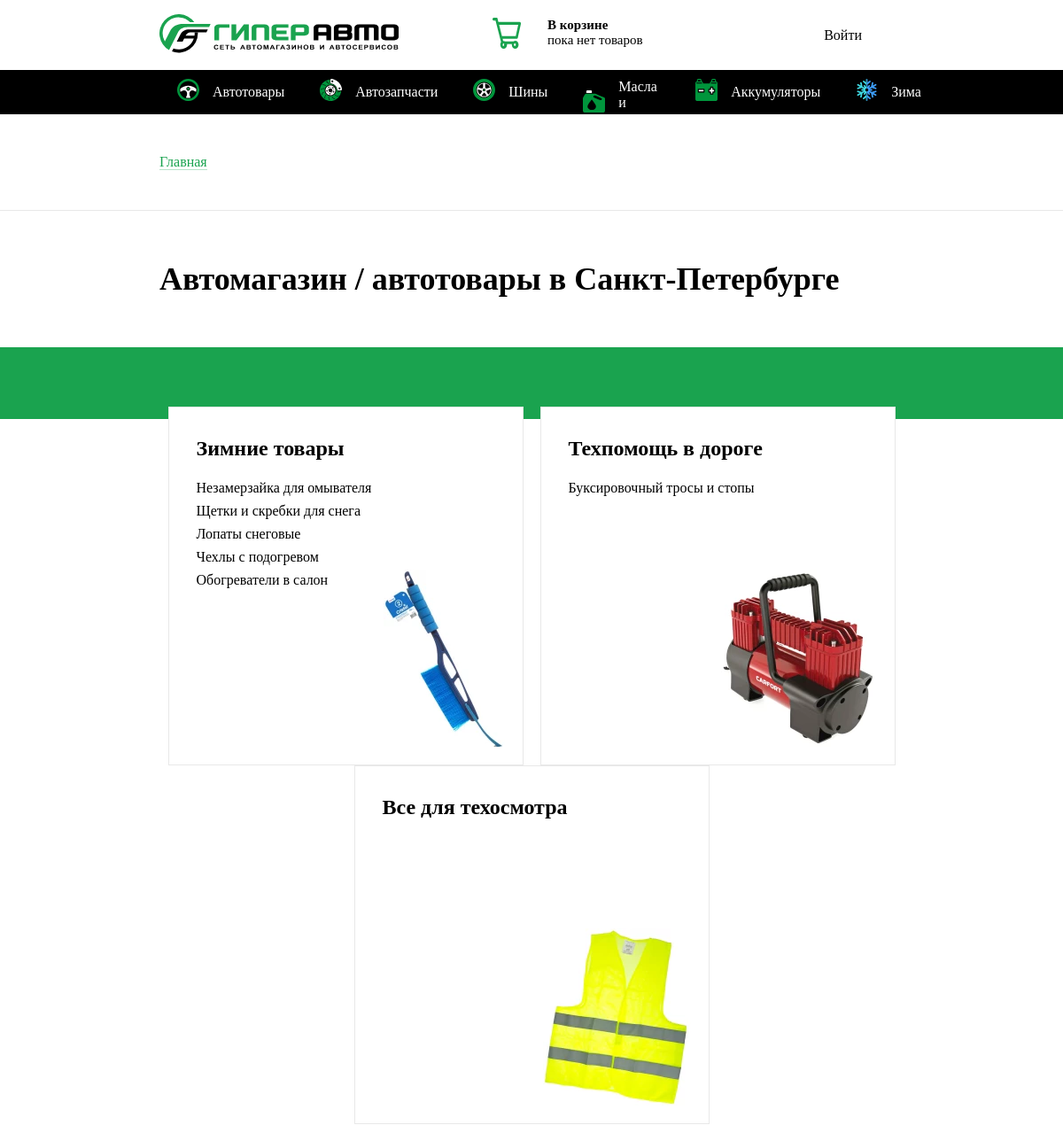
Page /autotovars.php on the committed database.
### tables this page shows
CREATE TABLE `subcategories` (
  `id_subcat` int NOT NULL,
  `id_cat` int NOT NULL,
  `subcat_name` varchar(255) NOT NULL,
  `source` varchar(255) DEFAULT NULL
);

CREATE TABLE `class` (
  `id_class` int NOT NULL,
  `id_subcat` int NOT NULL,
  `name_class` varchar(255) NOT NULL
);

### autotovars.php (the view, shortened to what this page needs)
<?php
    require 'connect.php';
    if (isset($_SESSION["account"]) && $_SESSION["account"] == 'user') {
        $id_user = 1;
    } else {
        $id_user = 0;
    }
?>
<!DOCTYPE html>
<html lang="en">
<head>
    <link rel="stylesheet" href="css/header.css" type="text/css">
    <link rel="stylesheet" href="css/styles-categories.css" type="text/css">
</head>
<body>
    <div class="head">
        <div class="container">
        <div class="logo"><a href="index.php"><img src="images/hyperauto.svg" alt=""></a></div>
            <a href="user/basket.php">
                <div class="basket">
                    <div class="left"><img src="images/basket.svg" alt=""></div>
                    <?php
                        $sql_count = "SELECT SUM(count_prod) AS total_count_prod FROM orders WHERE id_user = $id_user AND id_order IS NULL";
                        $result_count = $connect->query($sql_count);
                        if ($result_count->num_rows > 0) {
                            $row_count = $result_count->fetch_assoc();
                            $totalCountProd = $row_count["total_count_prod"]; ?>
                            <?php
                        } else {
                            $totalCountProd = 0;
                        }
                    ?>
                    <div class="right">
                        <?php
                            if ($totalCountProd == 0) { ?>
                                <div class="text"><p><strong>В корзине</strong></p><p id="text_price_basket">пока нет товаров</p></div> <?php
                            } else { ?>
                                <div class="text"><p><strong>В корзине</strong></p><p id="text_price_basket"><?=$totalCountProd;?> товаров</p></div> <?php
                            }
                        ?>
                    </div>
                </div>
            </a>
            <?php
                if (isset($_SESSION["account"]) && $_SESSION["account"] == 'user') {
                    ?>
                    <a href="auth/unlogin.php">
                        <div class="auth">
                            Выйти
                        </div>
                    </a>
                    <?php
                } else {
                    ?>
                    <a href="auth.php">
                        <div class="auth">
                            Войти
                        </div>
                    </a>
                    <?php
                }
            ?>
        </div>
    </div>
    <?php include 'menu.php'; ?>
    <div class="inner-bread-crumbs">
        <div class="container">
            <div class="bread-crumbs">
                <a href="index.php">Главная</a>
            </div>
        </div>
    </div>
    <div class="inner-header">
        <div class="container">
            <div class="header">
                <h1>Автомагазин / автотовары в Санкт-Петербурге</h1>
            </div>
        </div>
    </div>
    <div class="header-box-block"></div>
    <div class="category-list-block">
        <div class="container">
            <div class="blocks-categories">
                <?php
                    $sql = "SELECT * FROM subcategories WHERE id_cat = 1";
                    $result = mysqli_query($connect, $sql);
                    if(mysqli_num_rows($result) > 0) {
                        foreach($result as $row) {
                            $id_subcat = $row['id_subcat'];
                            $name = $row['subcat_name'];
                            $source = $row['source']; ?>
                            <div class="block">
                                <div class="text">
                                    <a href="search.php?subcat=<?=$name;?>"><h2><?=$name;?></h2></a><br>
                                        <?php
                                        $sql_2 = "SELECT * FROM class WHERE id_subcat = $id_subcat";
                                        $res_2 = mysqli_query($connect, $sql_2);
                                        if(mysqli_num_rows($res_2) > 0) {
                                            foreach($res_2 as $row) {
                                                $name_class = $row['name_class'];?>
                                                <a href="search.php?subcat=<?=$name;?>&class=<?=$name_class;?>"><p><?=$name_class;?></p></a>
                                                <?php
                                            }
                                        } ?>
                                </div>
                                <div class="wrapper">
                                    <img src="<?=$source;?>" alt="">
                                </div>
                            </div> <?php
                        }
                    }
                ?>
            </div>
        </div>
    </div>
</body>
</html>

### menu.php
<div class="menu">
    <div class="container" style="padding: 0px">
        <ul>
            <a href="autotovars.php">
                <li>
                    <div class="image"><img src="images/1.svg" alt=""></div>
                    <div class="text">Автотовары</div>
                </li>
            </a>
            <a href="autozapchasty.php">
                    <li>
                    <div class="image"><img src="images/2.svg" alt=""></div>
                    <div class="text">Автозапчасти</div>
                </li>
            </a>
            <a href="shini.php">
                    <li>
                    <div class="image"><img src="images/3.svg" alt=""></div>
                    <div class="text">Шины</div>
                </li>
            </a>
            <a href="masla.php">
                    <li>
                    <div class="image"><img src="images/4.svg" alt=""></div>
                    <div class="text">Масла и смазки</div>
                </li>
            </a>
            <a href="accums.php">
                    <li>
                    <div class="image"><img src="images/5.svg" alt=""></div>
                    <div class="text">Аккумуляторы</div>
                </li>
            </a>
            <a href="winter.php">
                <li>
                    <div class="image"><img src="images/6.svg" alt=""></div>
                    <div class="text">Зима</div>
                </li>
            </a>
        </ul>
    </div>
</div>

### css/header.css (style rules this page uses)
* { margin: 0 auto; padding: 0px; }
.container { width: 70%; display: flex; flex-direction: row; padding: 10px 0px; align-items: center; }
.head .container { justify-content: space-between; }
.head .container a { text-decoration: none; color: black; margin-right: 0px; margin-left: 0px; }
.auth { margin: 0px; padding: 20.5px 47px; border-radius: 10px; transition: background-color 0.4s ease-in-out; margin-right: 0px; margin-left: 0px; }
.logo { margin-left: 0px; margin-right: 15px; }
.basket { display: flex; flex-direction: row; width: 236px; padding: 10px 17px; margin: 0px; border-radius: 10px; transition: background-color 0.4s ease-in-out; }
.basket .left { margin-left: 0px; margin-right: 30px; }
.basket .left img { width: 32px; height: 35px; }
.basket .right { margin-left: 0px; }
.basket .right .text { font-size: 15px; }
.menu { background-color: black; height: 50px; }
ul a { text-decoration: none; color: white; }
ul { list-style-type: none; display: flex; flex-direction: row; color: white; width: 100%; }
ul li { display: flex; flex-direction: row; align-items: center; transition: background-color 0.3s ease-in-out; padding: 10px 20px; }
ul li .text { margin-left: 15px; }
ul li img { width: 25px; height: 25px; }

### css/styles-categories.css (style rules this page uses)
.inner-bread-crumbs { border-bottom: 1px solid #e8e8e8; }
.bread-crumbs { margin: 0px; padding: 35px 0px; }
.bread-crumbs a { color: #1aa34f; transition: 0.2s ease-in-out; text-decoration: none; border-bottom: 1px solid rgba(26, 163, 79, .3); }
.header { margin-left: 0px; margin: 46px 0px; }
.header h1 { font-size: 36px; }
.header-box-block { margin-bottom: -24px; padding-top: 36px; padding-bottom: 45px; background: #1aa34f; }
.category-list-block .container .blocks-categories { display: flex; flex-wrap: wrap; width: 100%; }
.category-list-block .container .blocks-categories .block { width: 337px; height: 337px; padding: 33px 31px; background-color: #fff; border: 1px solid #e8e8e8; transition: 0.2s ease-in-out; position: relative; }
.category-list-block .container .blocks-categories .block .wrapper { display: flex; justify-content: flex-end; position: absolute; bottom: 0; right: 0; padding: 20px; }
.category-list-block .container .blocks-categories .block .wrapper img { margin: 0px; max-width: 100%; max-height: 100%; }
.category-list-block .container .blocks-categories .block .text { position: absolute; z-index: 10; }
.category-list-block .container .blocks-categories .block a { text-decoration: none; color: black; transition: 0.2s ease-in-out; }
.category-list-block .container .blocks-categories .block a h2 { font-size: 24px; }
.category-list-block .container .blocks-categories .block p { line-height: 26px; }

### rows in the picture
subcategories: subcat_name "Зимние товары", source (picture)
class: name_class "Незамерзайка для омывателя"
class: name_class "Щетки и скребки для снега"
class: name_class "Лопаты снеговые"
class: name_class "Чехлы с подогревом"
class: name_class "Обогреватели в салон"
subcategories: subcat_name "Техпомощь в дороге", source (picture)
class: name_class "Буксировочный тросы и стопы"
subcategories: subcat_name "Все для техосмотра", source (picture)
